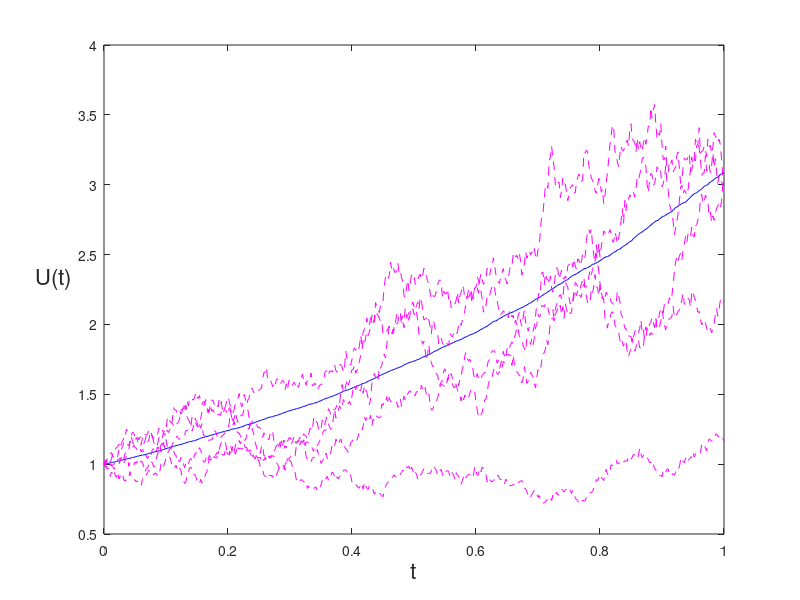

Source code (MATLAB): (Note: this script raises an error after producing the figure.)
%BPATH3

randn('state', 100)
T = 1; N = 500; dt = T/N; t = [dt:dt:1];


M = 1000;
dW = sqrt(dt)*randn(M,N);
W = cumsum(dW,2);
U = exp(repmat(t, [M 1]) + 0.5*W);
Umean = mean(U);
plot([0,t], [1, Umean], 'b-'), hold on
plot([0,t], [ones(5,1), U(1:5,:)], 'm--'), hold off
xlabel('t', 'FontSize', 16)
ylabel('U(t)', 'FontSize', 16, 'Rotation', 0, 'HorizontalAlignment', 'right')
legend('media de 1000 caminhos', '5 caminhos individuais', 2)

averr = norm((Umean - exp(9*t/8)), 'inf')
